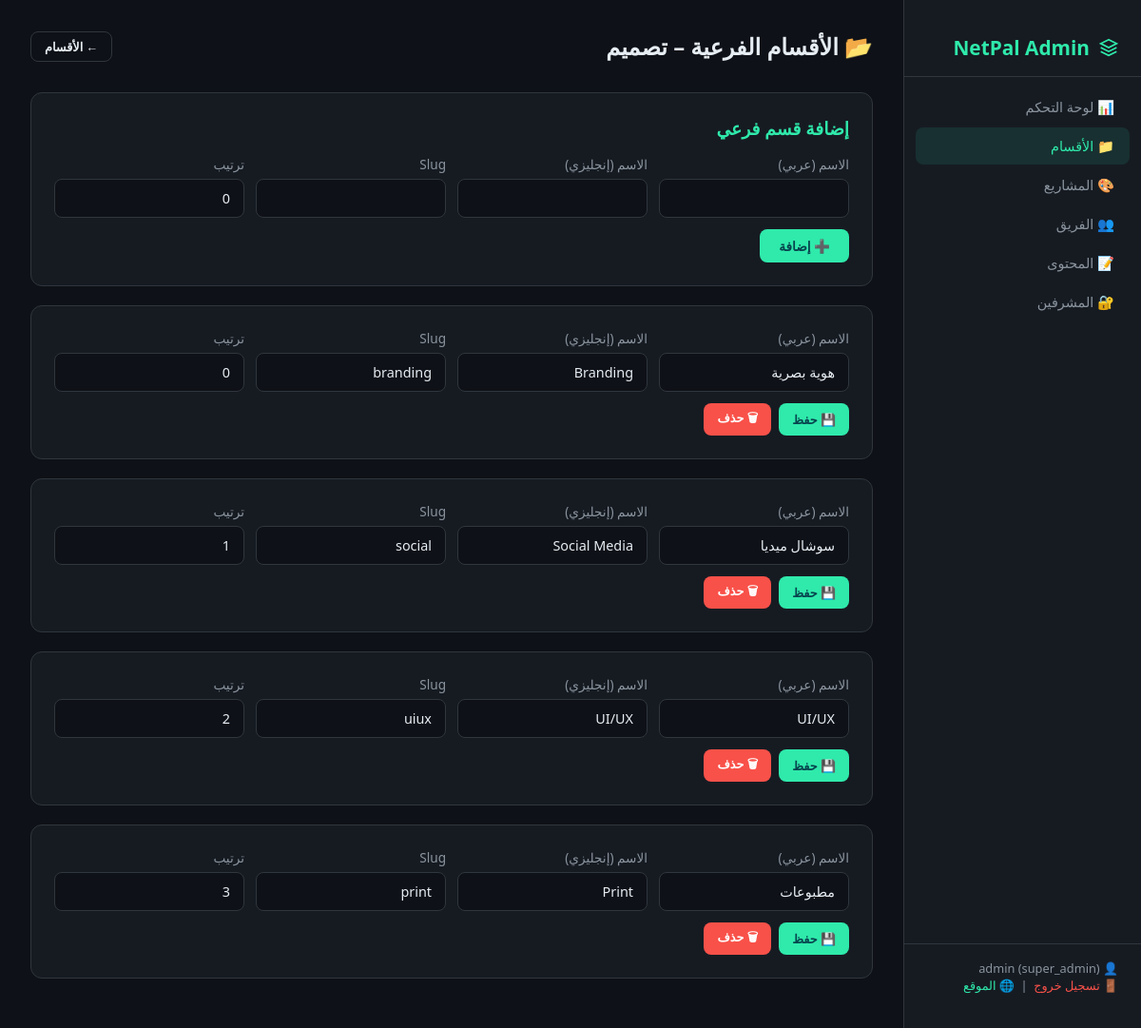
Page /admin/subsections/1 (signed in) on the committed database.
### app.py (models this page shows)
class Admin(UserMixin, db.Model):
    id = db.Column(db.Integer, primary_key=True)
    username = db.Column(db.String(50), unique=True, nullable=False)
    password_hash = db.Column(db.String(255), nullable=False)
    role = db.Column(db.String(20), nullable=False, default='admin')
    can_manage_projects  = db.Column(db.Boolean, default=True)
    can_manage_sections  = db.Column(db.Boolean, default=True)
    can_manage_content   = db.Column(db.Boolean, default=True)
    can_manage_team      = db.Column(db.Boolean, default=True)
    can_manage_logo      = db.Column(db.Boolean, default=False)
    can_manage_admins    = db.Column(db.Boolean, default=False)

class Section(db.Model):
    id        = db.Column(db.Integer, primary_key=True)
    name_ar   = db.Column(db.String(100), nullable=False)
    name_en   = db.Column(db.String(100), nullable=False)
    slug      = db.Column(db.String(50), unique=True, nullable=False)
    icon      = db.Column(db.String(50), default='folder')
    order_idx = db.Column(db.Integer, default=0)
    subsections = db.relationship('SubSection', backref='section', lazy=True, cascade='all, delete-orphan')
    projects    = db.relationship('Project', backref='section_rel', lazy=True)

class SubSection(db.Model):
    id         = db.Column(db.Integer, primary_key=True)
    section_id = db.Column(db.Integer, db.ForeignKey('section.id'), nullable=False)
    name_ar    = db.Column(db.String(100), nullable=False)
    name_en    = db.Column(db.String(100), nullable=False)
    slug       = db.Column(db.String(50), nullable=False)
    order_idx  = db.Column(db.Integer, default=0)
    projects   = db.relationship('Project', backref='subsection_rel', lazy=True)

### app.py (the view)
@app.route('/admin/subsections/<int:section_id>')
@perm_required('can_manage_sections')
def admin_subsections(section_id):
    sec = db.session.get(Section, section_id)
    if not sec: abort(404)
    return render_template('admin/subsections.html', section=sec)

### app.py (called while the page is built)
@login_manager.user_loader
def load_user(uid):
    return db.session.get(Admin, int(uid))

def perm_required(perm):
    def dec(f):
        @wraps(f)
        @login_required
        def decorated(*a, **kw):
            if current_user.role == 'super_admin':
                return f(*a, **kw)
            if not getattr(current_user, perm, False):
                abort(403)
            return f(*a, **kw)
        return decorated
    return dec

### templates/admin/subsections.html
{% extends "admin/base.html" %}
{% block admin_content %}
<div class="admin-header">
    <h1>📂 الأقسام الفرعية – {{ section.name_ar }}</h1>
    <a href="{{ url_for('admin_sections') }}" class="btn btn-outline btn-sm">← الأقسام</a>
</div>
<div class="card">
    <h3>إضافة قسم فرعي</h3>
    <form method="POST" action="{{ url_for('admin_subsection_add', section_id=section.id) }}">
        <div class="form-row">
            <div class="form-group"><label>الاسم (عربي)</label><input type="text" name="name_ar" required></div>
            <div class="form-group"><label>الاسم (إنجليزي)</label><input type="text" name="name_en" required></div>
            <div class="form-group"><label>Slug</label><input type="text" name="slug" required></div>
            <div class="form-group"><label>ترتيب</label><input type="number" name="order_idx" value="0"></div>
        </div>
        <button type="submit" class="btn btn-primary">➕ إضافة</button>
    </form>
</div>
{% for sub in section.subsections|sort(attribute='order_idx') %}
<div class="card">
    <form method="POST" action="{{ url_for('admin_subsection_edit', sub_id=sub.id) }}">
        <div class="form-row">
            <div class="form-group"><label>الاسم (عربي)</label><input type="text" name="name_ar" value="{{ sub.name_ar }}" required></div>
            <div class="form-group"><label>الاسم (إنجليزي)</label><input type="text" name="name_en" value="{{ sub.name_en }}" required></div>
            <div class="form-group"><label>Slug</label><input type="text" name="slug" value="{{ sub.slug }}" required></div>
            <div class="form-group"><label>ترتيب</label><input type="number" name="order_idx" value="{{ sub.order_idx }}"></div>
        </div>
        <div style="display:flex;gap:8px">
            <button type="submit" class="btn btn-primary btn-sm">💾 حفظ</button>
            <a href="{{ url_for('admin_subsection_delete', sub_id=sub.id) }}" class="btn btn-danger btn-sm" onclick="return confirm('حذف؟')">🗑 حذف</a>
        </div>
    </form>
</div>
{% endfor %}
{% endblock %}

### templates/admin/base.html (shortened to what this page needs)
<!DOCTYPE html>
<html lang="ar" dir="rtl">
<head>
</head>
<body>
    <aside class="sidebar">
        <div class="sidebar-brand">
            <svg viewBox="0 0 24 24" fill="none" stroke="currentColor" stroke-width="2"><path d="M12 2L2 7l10 5 10-5-10-5zM2 17l10 5 10-5M2 12l10 5 10-5"/></svg>
            NetPal Admin
        </div>
        <nav class="sidebar-nav">
            <a href="{{ url_for('admin_dashboard') }}" class="{% if request.endpoint == 'admin_dashboard' %}active{% endif %}">📊 لوحة التحكم</a>
            {% if current_user.role == 'super_admin' or current_user.can_manage_sections %}
            <a href="{{ url_for('admin_sections') }}" class="{% if 'section' in request.endpoint %}active{% endif %}">📁 الأقسام</a>
            {% endif %}
            {% if current_user.role == 'super_admin' or current_user.can_manage_projects %}
            <a href="{{ url_for('admin_projects') }}" class="{% if 'project' in request.endpoint %}active{% endif %}">🎨 المشاريع</a>
            {% endif %}
            {% if current_user.role == 'super_admin' or current_user.can_manage_team %}
            <a href="{{ url_for('admin_team') }}" class="{% if 'team' in request.endpoint %}active{% endif %}">👥 الفريق</a>
            {% endif %}
            {% if current_user.role == 'super_admin' or current_user.can_manage_content %}
            <a href="{{ url_for('admin_content') }}" class="{% if 'content' in request.endpoint %}active{% endif %}">📝 المحتوى</a>
            {% endif %}
            {% if current_user.role == 'super_admin' %}
            <a href="{{ url_for('admin_admins') }}" class="{% if 'admins' in request.endpoint %}active{% endif %}">🔐 المشرفين</a>
            {% endif %}
        </nav>
        <div class="sidebar-footer">
            👤 {{ current_user.username }} ({{ current_user.role }})<br>
            <a href="{{ url_for('admin_logout') }}">🚪 تسجيل خروج</a>
            &nbsp;|&nbsp; <a href="/" style="color:var(--primary)">🌐 الموقع</a>
        </div>
    </aside>
    <main class="admin-main">
        {% block admin_content %}{% endblock %}
    </main>
</body>
</html>

### templates/admin/base.html (style rules this page uses)
* { margin:0;padding:0;box-sizing:border-box }
:root { --primary:#2FEAAB;--dark:#07444E;--bg:#0e1117;--surface:#161b22;--border:#30363d;--text:#e6edf3;--text2:#8b949e;--radius:12px;--danger:#f85149;--success:#2FEAAB }
body { font-family:'Segoe UI',Tahoma,sans-serif;background:var(--bg);color:var(--text);display:flex;min-height:100vh }
a { color:inherit;text-decoration:none }
.sidebar { width:250px;background:var(--surface);border-left:1px solid var(--border);padding:20px 0;display:flex;flex-direction:column;position:fixed;top:0;bottom:0;right:0;z-index:100 }
.sidebar-brand { padding:16px 24px;font-size:1.3rem;font-weight:700;color:var(--primary);border-bottom:1px solid var(--border);margin-bottom:12px;display:flex;align-items:center;gap:10px }
.sidebar-brand svg { width:20px;height:20px }
.sidebar-nav { flex:1;display:flex;flex-direction:column;gap:2px;padding:0 12px }
.sidebar-nav a { display:flex;align-items:center;gap:10px;padding:10px 16px;border-radius:8px;font-size:.9rem;transition:background .2s;color:var(--text2) }
.sidebar-nav a:hover,.sidebar-nav a.active { background:rgba(47,234,171,.1);color:var(--primary) }
.sidebar-footer { padding:16px 24px;border-top:1px solid var(--border);font-size:.8rem;color:var(--text2) }
.sidebar-footer a { color:var(--danger) }
.admin-main { margin-right:250px;flex:1;padding:32px;min-height:100vh }
.admin-header { display:flex;align-items:center;justify-content:space-between;margin-bottom:32px }
.admin-header h1 { font-size:1.5rem }
.card { background:var(--surface);border:1px solid var(--border);border-radius:var(--radius);padding:24px;margin-bottom:20px }
.card h3 { margin-bottom:16px;color:var(--primary) }
.form-row { display:flex;gap:12px;margin-bottom:12px;flex-wrap:wrap }
.form-group { flex:1;min-width:200px }
.form-group label { display:block;margin-bottom:6px;font-size:.85rem;color:var(--text2) }
input[type="text"],input[type="password"],input[type="number"],input[type="email"],input[type="url"],textarea,select { width:100%;padding:10px 14px;background:var(--bg);border:1px solid var(--border);border-radius:8px;color:var(--text);font-size:.9rem;font-family:inherit }
.btn { display:inline-flex;align-items:center;gap:6px;padding:8px 20px;border-radius:8px;font-size:.85rem;font-weight:600;border:none;cursor:pointer;transition:all .2s;font-family:inherit }
.btn-primary { background:var(--primary);color:var(--dark) }
.btn-danger { background:var(--danger);color:#fff }
.btn-sm { padding:6px 14px;font-size:.8rem }
.btn-outline { background:transparent;border:1px solid var(--border);color:var(--text) }

### rows in the picture
Admin: username "admin", role "super_admin"
Section: name_ar "تصميم"
SubSection: name_ar "هوية بصرية", name_en "Branding", slug "branding", order_idx "0"
SubSection: name_ar "سوشال ميديا", name_en "Social Media", slug "social", order_idx "1"
SubSection: name_ar "UI/UX", name_en "UI/UX", slug "uiux", order_idx "2"
SubSection: name_ar "مطبوعات", name_en "Print", slug "print", order_idx "3"
